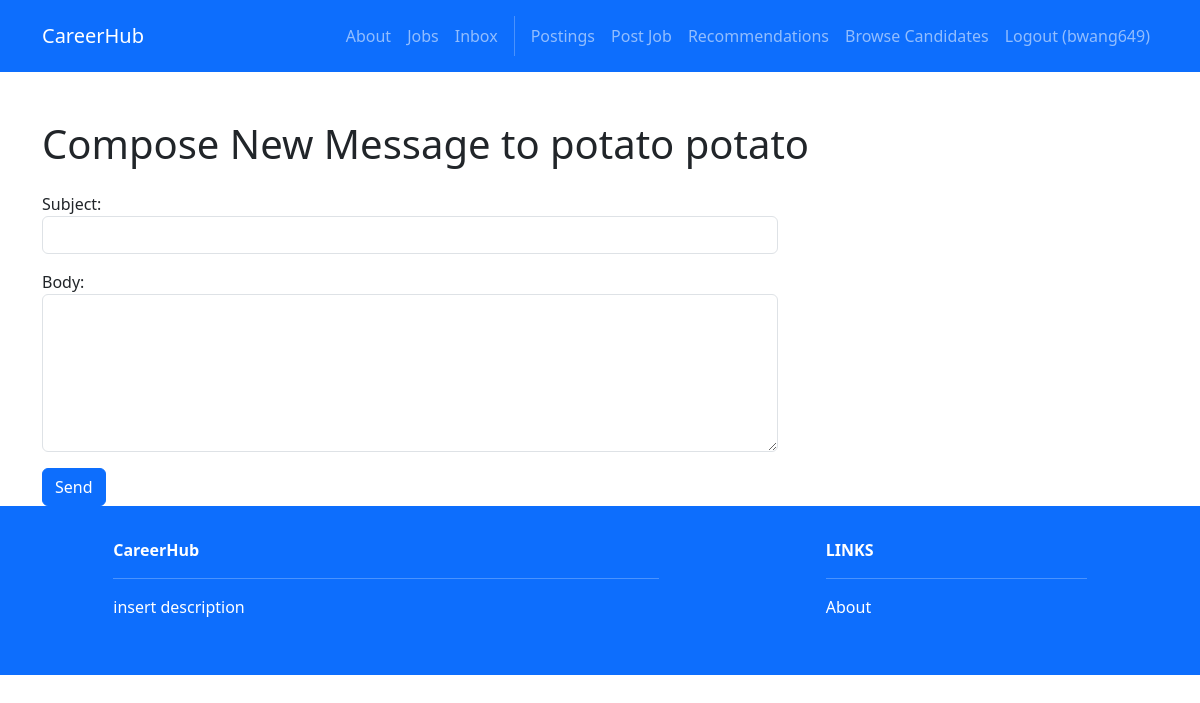
The page /inbox/compose/4 (signed in) on the database its author committed.
### accounts/models.py (models this page shows)
class User(AbstractUser):
    firstname = models.CharField(max_length=150, blank=True)
    lastname = models.CharField(max_length=150, blank=True)
    username = models.CharField(max_length=150, unique=True)
    password = models.CharField(max_length=128)
    ROLE_CHOICES = [
        ('seeker', 'Job Seeker'),
        ('recruiter', 'Recruiter'),
    ]
    role = models.CharField(max_length=10, choices=ROLE_CHOICES, default='seeker')

### inbox/views.py (the view, shortened to what this page needs)
# urls.py: path('compose/<int:id>', views.compose, name='inbox.compose')
@login_required
def compose(request, id):
    receiver = get_object_or_404(User, pk=id)
    return render(request, 'inbox/compose.html', {'receiver': receiver})

### inbox/templates/inbox/compose.html (shortened to what this page needs)
{% extends 'base.html' %}
{% block content %}
<div class="container mt-5">
  <h1>Compose New Message to {{ receiver.first_name }} {{ receiver.last_name }}</h1>
  <div class="row mt-4">
    <div class="col-md-8">
      <form method="post">
        <p>
          <label for="subject">Subject:</label>
          <input type="text" name="subject" required class="form-control" id="subject" value="">
        </p>
        <p>
          <label for="body">Body:</label>
          <textarea name="body" required class="form-control" id="body" rows="6"></textarea>
        </p>
        <button type="submit" class="btn btn-primary">Send</button>
      </form>
    </div>
  </div>
</div>
{% endblock %}

### CareerHub/templates/base.html (shortened to what this page needs)
<!DOCTYPE html>
<html>
  {% load static %}
  <head>
    <link href=
      "https://cdn.jsdelivr.net/npm/bootstrap@5.3.3/dist/css/bootstrap.min.css" rel="stylesheet"
>
    <link rel=
      "stylesheet"  href="https://cdnjs.cloudflare.com/ajax/libs/font-awesome/6.1.1/css/all.min.css">
  </head>
  <body>
     <nav class="p-3 navbar navbar-dark bg-primary navbar-expand-lg">
      <div class="container">
        <a class="navbar-brand"
           href="{% url 'home.index' %}"> CareerHub
        </a>
        <div class="collapse navbar-collapse"
             id="navbarNavAltMarkup">
           <div class="navbar-nav ms-auto navbar-ml">
            <a class="nav-link"
               href="{% url 'home.about' %}">About</a>
            <a class="nav-link"
              href="{% url 'jobs.index' %}">Jobs</a>
            {% if user.is_authenticated %}
            <a class="nav-link"
              href="{% url 'inbox.index' %}">Inbox</a>
            {% endif %}
            {% if user.is_authenticated %}
              {% if user.role == "recruiter" %}
                <a class="nav-link" href="{% url 'recruiters.index' %}">Postings</a>
                <a class="nav-link" href="{% url 'recruiters.create' %}">Post Job</a>
                <a class="nav-link" href="{% url 'recruiters.recommendations' %}">Recommendations</a>
                <a class="nav-link" href="{% url 'recruiters.candidates' %}">Browse Candidates</a>
              {% else %}
                <a class="nav-link" href="{% url 'profiles.view' %}">Profile</a>
                <a class="nav-link" href="{% url 'jobs.recommendations' %}">Recommendations</a>
                <a class="nav-link" href="{% url 'jobs.applications' %}">Applications</a>
              {% endif %}
              <a class="nav-link" href="{% url 'accounts.logout' %}">Logout ({{user.username }})</a>
            {% else %}
              <a class="nav-link" href="{% url 'accounts.login' %}">Login</a>
              <a class="nav-link" href="{% url 'accounts.signup' %}">Sign Up</a>
            {% endif %}
          </div>
        </div>
      </div>
    </nav>
    <div>
      {% block content %}
      {% endblock content %}
    </div>
     <section class="p-3 ms-footer bg-primary d-none d-md-block">
      <div class="container">
        <div class="row mt-3 text-white">
          <div class="col-md-6 col-lg-6 col-xl-6 mx-auto mb-4">
            <b>CareerHub</b>
            <hr />
            <p>
              insert description
            </p>
          </div>
          <div class="col-md-3 col-lg-3 col-xl-3 mx-auto mb-4">
            <b>LINKS</b>
            <hr />
            <p><a class="nav-link"
              href="{% url 'home.about' %}">
              About
            </a></p>
          </div>
        </div>
      </div>
    </section>
  </body>
</html>

### rows shown on the page
User: username "bwang649"
User: first_name "potato", last_name "potato"
